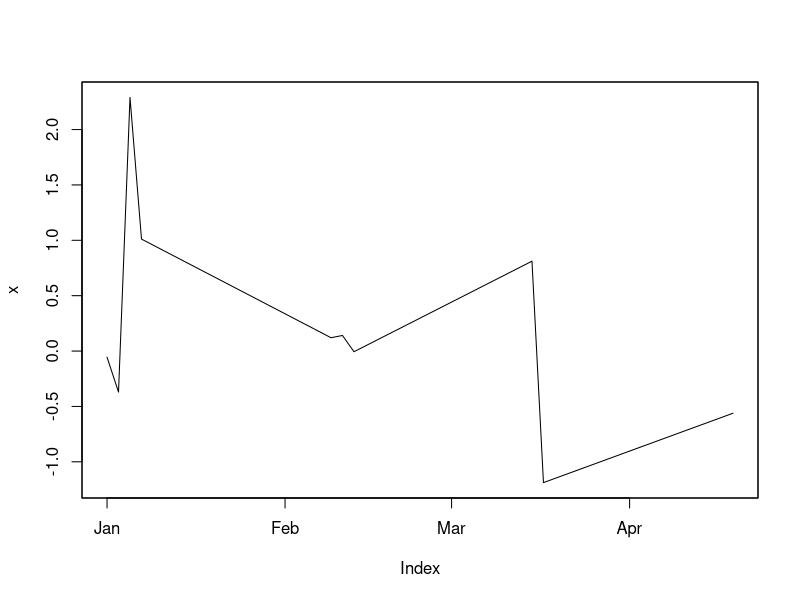

This chart was generated by the following R code:
# Based on https://cran.r-project.org/web/packages/zoo/zoo.pdf

library(zoo)

## averaging over values in a month:
# x.date is jan 1,3,5,7; feb 9,11,13; mar 15,17,19
x.date <- as.Date(paste(2004, rep(1:4, 4:1), seq(1,20,2), sep = "-")); x.date
x <- zoo(rnorm(12), x.date); x

plot(x)

# expect-image
